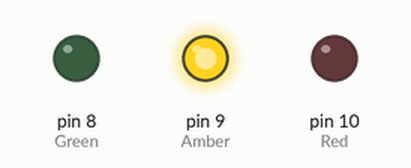
Bench run of a sketch on a simulated Arduino Uno, built with avr-gcc and run on an emulated ATmega328P. Shown: output pins drawn as LEDs (lit = HIGH).

Above: at 0.5 s.
At 1.5 s:
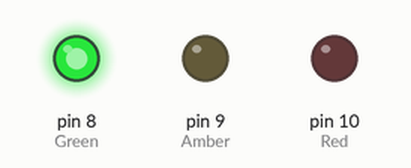
At 5.5 s:
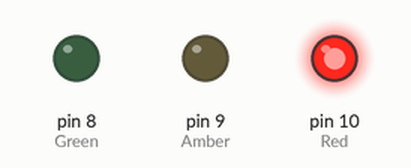
Timing chart, 0 to 6.9 s (numbered marks = the images above):
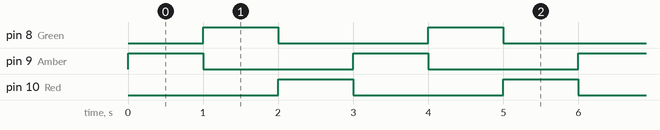

The sketch:

TrafficRight_IOT.ino
```cpp
int Amber=9;
int Green=8;
int Red=10;

void setup(){
  SETUP();
}

void loop() {
  AMBER();
  GREEN();
  RED();

}
```

Amber.ino
```cpp
void AMBER(){
digitalWrite(Amber,HIGH);
  digitalWrite(Green,LOW);
  digitalWrite(Red,LOW);
  delay(1000);
}
```

Green.ino
```cpp
void GREEN(){
digitalWrite(Amber,LOW);
  digitalWrite(Green,HIGH);
  digitalWrite(Red,LOW);
  delay(1000);
}
```

Red.ino
```cpp
void RED() {
  digitalWrite(Amber,LOW);
  digitalWrite(Green,LOW);
  digitalWrite(Red,HIGH);
  delay(1000);
}
```

setup.ino
```cpp
void SETUP(){
  pinMode(Amber,OUTPUT);
  pinMode(Green,OUTPUT);
  pinMode(Red,OUTPUT);
 }
```

Measured:
- by itself, pin 8 (Green), pin 9 (Amber), pin 10 (Red): alternates HIGH for 1.0 s and LOW for 2.0 s
- by itself, everything shown: repeats every 3.0 s, in 3 steps
